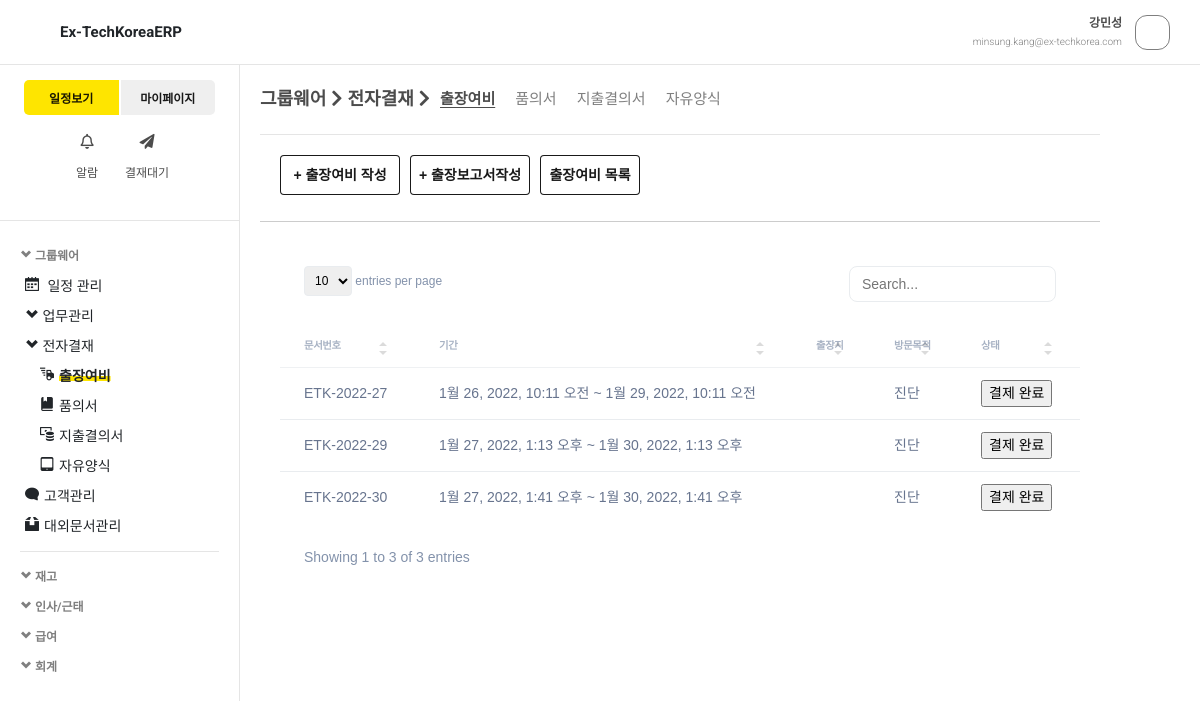
/groupware/upper_travel_report (signed in), run on the app's committed database.
### users/models.py (models this page shows, shortened)
class User(core_models.TimeStampedModel, AbstractUser):
    user_number = models.CharField(max_length=20, blank=True, null=True) #사원번호
    name_en = models.CharField(max_length=120, blank=True, null=True) #영문 이름
    people_number = models.CharField(max_length=20, blank=True, null=True) #주민등록번호
    team_code = models.CharField(max_length=10, blank=True, null=True) #부서코드
    level = models.CharField(max_length=10, blank=True, null=True) #직급
    staff_level = models.IntegerField(default=99) #직급
    phone = models.CharField(max_length=120, blank=True, null=True) # 모바일
    address = models.CharField(max_length=200, blank=True, null=True) #주소
    comment = models.CharField(max_length=200, blank=True, null=True) #적요
    avatar = models.ImageField(upload_to="avatars", blank=True, null=True) #사진
    account_pic = models.ImageField(upload_to="account", blank=True, null=True) #통장사본
    people_card = models.ImageField(upload_to="people_card", blank=True, null=True) #주민등록증 사본
    poeple_papper = models.ImageField(upload_to="poeple_papper", blank=True, null=True) #등본 사본
    date_in = models.DateField(blank=True, null=True) #입사일
    date_type = models.CharField(max_length=20, blank=True, null=True) #입사구분
    date_out = models.DateField(blank=True, null=True) #퇴사일
    out_comment = models.CharField(max_length=200, blank=True, null=True) #퇴사사유
    bank = models.CharField(max_length=20, blank=True, null=True) #은행
    account = models.CharField(max_length=50, blank=True, null=True) #계좌번호
    account_ower = models.CharField(max_length=120, blank=True, null=True) #예금주
    graduation = models.CharField(max_length=120, blank=True, null=True) #학력사항
    cert = models.CharField(max_length=100, blank=True, null=True) #자격/면허
    language = models.CharField(max_length=100, blank=True, null=True) #외국어
    car_number = models.CharField(max_length=100, blank=True, null=True) #차량번호
    car_type = models.CharField(max_length=100, blank=True, null=True) #차종
    car_cc = models.CharField(max_length=100, blank=True, null=True) #배기량(cc)
    car_oil = models.CharField(max_length=100, blank=True, null=True) #연료의 종류
    car_auth_km = models.CharField(max_length=100, blank=True, null=True) #공인 연비
    car_real_km = models.CharField(max_length=100, blank=True, null=True) #실제 연비

### groupware/models.py (models this page shows, shortened)
class Travel(models.Model):
    user = models.ForeignKey(
        "users.user",
        related_name="travel_user",
        on_delete=models.CASCADE)
    type = models.CharField(max_length=20)
    start_date = models.DateTimeField()
    end_date = models.DateTimeField()
    location_1 = models.CharField(max_length=20)
    address_1 = models.CharField(max_length=100)
    km_1 = models.FloatField(default=0)
    reback_1 = models.BooleanField(default=False)
    location_2 = models.CharField(max_length=20,null=True, blank=True)
    address_2 = models.CharField(max_length=100,null=True, blank=True)
    km_2 = models.FloatField(default=0,null=True, blank=True)
    reback_2 = models.BooleanField(default=False)
    location_3 = models.CharField(max_length=20,null=True, blank=True)
    address_3 = models.CharField(max_length=100,null=True, blank=True)
    km_3 = models.FloatField(default=0,null=True, blank=True)
    reback_3 = models.BooleanField(default=False)
    location_4 = models.CharField(max_length=20,null=True, blank=True)
    address_4 = models.CharField(max_length=100,null=True, blank=True)
    km_4 = models.FloatField(default=0,null=True, blank=True)
    reback_4 = models.BooleanField(default=False)
    location_5 = models.CharField(max_length=20,null=True, blank=True)
    address_5 = models.CharField(max_length=100,null=True, blank=True)
    km_5 = models.FloatField(default=0,null=True, blank=True)
    reback_5 = models.BooleanField(default=False)
    why = models.CharField(max_length=100)
    total_km = models.FloatField(default=0,null=True, blank=True)
    witness = models.CharField(max_length=100,null=True, blank=True)
    travel_pay = models.IntegerField(null=True, blank=True)
    traffice_pay = models.IntegerField(null=True, blank=True)
    sleep_pay = models.IntegerField(null=True, blank=True)
    eatandother_pay = models.IntegerField(null=True, blank=True)
    eatandother_comment = models.TextField(null=True, blank=True)
    status = models.IntegerField(default=0)

### groupware/views.py (the view)
# urls.py: path("upper_travel_report", views.upper_travel_report_View.as_view(), name="upper_travel_report"), # 전자결재 > 출장 리포트 리스트
class upper_travel_report_View(ListView):
    def get(self, request):
        travel_list = models.Travel.objects.filter(user_id = self.request.user.id).filter(Q(status=1)|Q(status=2))
        return render(
            request,
            "groupware/upper_travel_report.html",
            {
                "nav_main":"그룹웨어",
                "nav_sub_1":"전자결재",
                "nav_sub_2":"출장여비",
                "nav_sub_3":"출장리포트작성",
                "travel_list":travel_list,
            },
        )

### templates/groupware/upper_travel_report.html (shortened to what this page needs)
{% extends "base.html" %}
{% load static i18n %}
{% block content_nav %}
    <div class="content_nav">
        <div class="location">그룹웨어 <i class="fas fa-chevron-right"></i> 전자결재 <i class="fas fa-chevron-right"></i> </div>
        <div class="nav">
            <div class="nav_item active" role="button" onclick="location.href='{% url 'groupware:upper_travel_list' %}'">출장여비</div>
            <div class="nav_item" role="button" onclick="location.href='{% url 'groupware:upper_buy_list' %}'">품의서</div>
            <div class="nav_item" role="button" onclick="location.href='{% url 'groupware:upper_pay_list' %}'">지출결의서</div>
            <div class="nav_item" role="button" onclick="location.href='{% url 'groupware:upper_free_list' %}'">자유양식</div>
        </div>
    </div>
{% endblock %}
{% block content %}
<div class="content_row d-flex valign_center">
  <div class="{% if nav_sub_3 == '출장여비작성' %} btn_outline_black_active {% else %} btn_outline_black {% endif %} w_50" role="button" style="width:120px; border-radius: 4px; margin-right:10px;" onclick="location.href='{% url 'groupware:upper_travel_insult' %}'">+ 출장여비 작성</div>
  <div class="{% if nav_sub_3 == '출장보고서작성' %} btn_outline_black_active {% else %} btn_outline_black {% endif %} w_50" role="button" style="width:120px; border-radius: 4px; margin-right:10px;" onclick="location.href='{% url 'groupware:upper_travel_report' %}'">+ 출장보고서작성</div>
  <div class="{% if nav_sub_3 == '출장여비리스트' %} btn_outline_black_active {% else %} btn_outline_black {% endif %} w_50" role="button" style="width:100px; border-radius: 4px; margin-right:10px;" onclick="location.href='{% url 'groupware:upper_travel_list' %}'">출장여비 목록</div>
</div>
<div class="content_row_line">
</div>
<div class="content_row">
  <form id="login_form">
    <table class="table table-flush" id="datatable-basic">
      <thead class="thead-light">
        <tr>
          <th class="text-uppercase text-secondary text-xxs font-weight-bolder opacity-7">문서번호</th>
          <th class="text-uppercase text-secondary text-xxs font-weight-bolder opacity-7">기간</th>
          <th class="text-uppercase text-secondary text-xxs font-weight-bolder opacity-7">출장지</th>
          <th class="text-uppercase text-secondary text-xxs font-weight-bolder opacity-7">방문목적</th>
          <th class="text-uppercase text-secondary text-xxs font-weight-bolder opacity-7">상태</th>
        </tr>
      </thead>
      <tbody>
        {% for travel in travel_list%}
        <tr>
          <td class="text-sm font-weight-normal">ETK-2022-{{travel.pk}}</td>
          <td class="text-sm font-weight-normal">{{travel.start_date}} ~ {{travel.end_date}}</td>
          <td class="text-sm font-weight-normal">{{travel.location}}</td>
          <td class="text-sm font-weight-normal">{{travel.why}}</td>
          <td class="text-sm font-weight-normal">
              {% if travel.status == 1%}
              <input type="button" role="button" onclick="location.href='{% url 'groupware:upper_travel_report_insert' travel.pk %}'" value="작성">
              {% elif travel.status == 2%}
              <input type="button" role="button" onclick="location.href='{% url 'groupware:upper_travel_report_detail' travel.pk %}'" value="결제 완료">
              {% endif %}
          </div>
        {% endfor %}
{% endblock %}

### templates/base.html (shortened to what this page needs)
{% load static i18n %}
<!DOCTYPE html>
<html lang="kr">
<head>
    <link rel="stylesheet" href="https://use.fontawesome.com/releases/v5.15.4/css/all.css">
    <link href="https://cdn.jsdelivr.net/npm/bootstrap@5.1.3/dist/css/bootstrap.min.css" rel="stylesheet">
    <link rel="stylesheet" href="{% static 'css/style.css'%}">
    <link rel="stylesheet" href="{% static 'css/card.css'%}">
    <link href="{% static 'css/nucleo-icons.css'%}" rel="stylesheet">
</head>
<body>
    <div class="top">
        <div class="top__logo" role="button" onclick="location.href='{% url 'core:index' %}'">
            Ex-TechKorea<b>ERP</b>
        </div>
        <div class="top__login">
            <div clas="top__login__box">
                <div class="top__login__id">
                    {{user.username}}
                </div>
                <div class="top__login__email">
                    {{user.email}}
                </div>
            </div>
            <div class="top__login__img">
            </div>
        </div>
    </div>
    <div class="main">
        <div class="nav_menu">
            <div class="nav_menu__top_box">
                <div class="nav_menu__top_box__left" role="button" onclick="location.href='{% url 'schedules:group_schedule' %}'">
                    <span>일정보기</span>
                </div>
                <div class="nav_menu__top_box__right" role="button" onclick="location.href='{% url 'users:mypage' %}'">
                    마이페이지
                </div>
            </div>
            <div class="nav_menu__top_icon_box">
                <div class="nav_menu__top_icon_box__icon" role="button">
                    <i class="far fa-bell"></i><p>알람</p>
                </div>
                <div class="nav_menu__top_icon_box__icon" role="button" onclick="location.href='{% url 'users:ready'%}'">
                    <i class="fas fa-paper-plane"></i><p>결재대기</p>
                </div>
            </div>
            <div class="nav_menu__menugroup">
                <div class="nav_menu__menugroup_main" data-toggle="collapse" href="#nav_menu_1" role="button" aria-expanded="true">
                    <i class="ni ni-bold-down"></i> 그룹웨어
                </div>
                    <div id="nav_menu_1" class="collapse nav_menu__menugroup_sub {% if nav_main == '그룹웨어' %} show {% endif %}">
                        <div class="nav_menu__menugroup_sub__item"> <i class="ni ni-calendar-grid-58 mr-5"></i> 일정 관리 </div>
                        <div class="collapse show nav_menu__menugroup_sub__item" data-toggle="collapse" href="#nav_menu_1_sub_1" role="button" aria-expanded="false"> <i class="ni ni-bold-down"></i> 업무관리</div>
                        <div class="collapse show nav_menu__menugroup_sub__item" data-toggle="collapse" href="#nav_menu_1_sub_2" role="button" aria-expanded="false"> <i class="ni ni-bold-down"></i> 전자결재</div>
                            <div id="nav_menu_1_sub_2" class="collapse {% if nav_sub_1 == '전자결재' %} show {% endif %}">
                                <div class="nav_menu__menugroup_sub_sub__item {% if nav_sub_2 == '출장여비' %} active {% endif %}" role="button" onclick="location.href='{% url 'groupware:upper_travel_list' %}'"><i class="ni ni-delivery-fast mr-5"></i>출장여비</div>
                                <div class="nav_menu__menugroup_sub_sub__item {% if nav_sub_2 == '품의서' %} active {% endif %}" role="button" onclick="location.href='{% url 'groupware:upper_buy_list' %}'"><i class="ni ni-book-bookmark mr-5"></i>품의서</div>
                                <div class="nav_menu__menugroup_sub_sub__item {% if nav_sub_2 == '지출결의서' %} active {% endif %}" role="button" onclick="location.href='{% url 'groupware:upper_pay_list' %}'"><i class="ni ni-money-coins mr-5"></i>지출결의서</div>
                                <div class="nav_menu__menugroup_sub_sub__item {% if nav_sub_2 == '자유양식' %} active {% endif %}" role="button" onclick="location.href='{% url 'groupware:upper_free_list' %}'"><i class="ni ni-tablet-button mr-5"></i>자유양식</div>
                            </div>
                        <div class="nav_menu__menugroup_sub__item {% if nav_sub_1 == '고객관리' %} active {% endif %}" role="button" onclick="location.href='{% url 'groupware:customer_care_list' %}'""><i class="ni ni-chat-round mr-5"></i>고객관리</div>
                        <div class="nav_menu__menugroup_sub__item {% if nav_sub_1 == '대외문서관리' %} active {% endif %}" role="button" onclick="location.href='{% url 'groupware:letter_box_list' %}'""><i class="ni ni-box-2 mr-5"></i>대외문서관리</div>
                    </div>
                <div class="nav_menu__menugroup_main" data-toggle="collapse" href="#nav_menu_2" role="button" aria-expanded="true">
                    <i class="ni ni-bold-down"></i> 재고
                </div>
                <div class="nav_menu__menugroup_main" data-toggle="collapse" href="#nav_menu_3" role="button" aria-expanded="true">
                    <i class="ni ni-bold-down"></i> 인사/근태
                </div>
                <div class="nav_menu__menugroup_main" data-toggle="collapse" href="#nav_menu_4" role="button" aria-expanded="true">
                    <i class="ni ni-bold-down"></i> 급여
                </div>
                <div class="nav_menu__menugroup_main" data-toggle="collapse" href="#nav_menu_5" role="button" aria-expanded="true">
                    <i class="ni ni-bold-down"></i> 회계
                </div>
            </div>
        </div>
        <div class="content">
        {% block content_nav %}
        {% endblock %}
        {% block content %}
        {% endblock %}
</body>
</html>

### data on the page
User: username "강민성", email "minsung.kang@ex-techkorea.com"
Travel: pk "27", start_date "1월 26, 2022, 10:11 오전", end_date "1월 29, 2022, 10:11 오전", why "진단", id "결제 완료"
Travel: pk "29", start_date "1월 27, 2022, 1:13 오후", end_date "1월 30, 2022, 1:13 오후", why "진단", id "결제 완료"
Travel: pk "30", start_date "1월 27, 2022, 1:41 오후", end_date "1월 30, 2022, 1:41 오후", why "진단", id "결제 완료"
